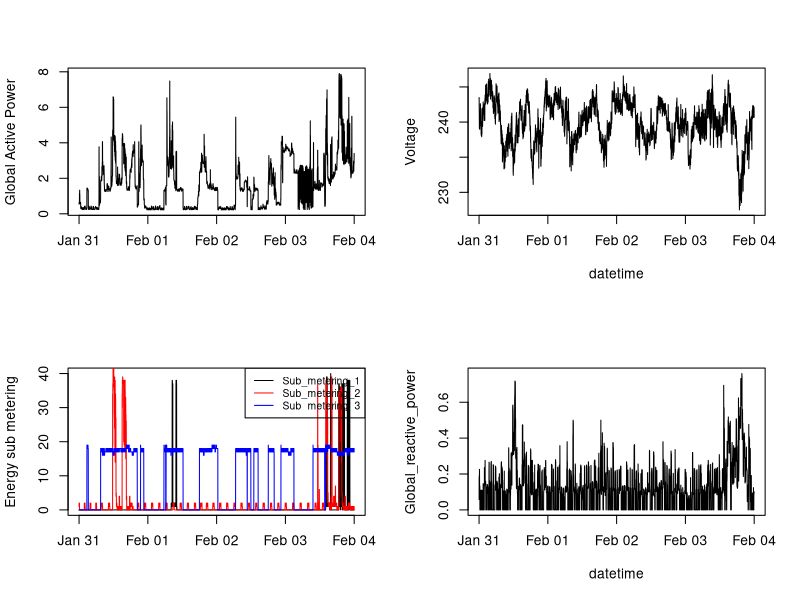

Recreate this plot in R.
colClasses <- c("character", "character", "numeric", "numeric", "numeric", "numeric", "numeric", "numeric", "numeric")
data <- read.csv("./household_power_consumption.txt", header=TRUE, sep=";", colClasses=colClasses)
dates <- paste(data$Date, data$Time)
data$DateTime <- strptime(dates, "%d/%m/%Y %H:%M:%S")
data[c("Date", "Time")] <- list(NULL)

png("plot4.png", width = 480, height = 480, units = "px")
par(bg = "transparent")
par(mfrow=c(2,2))

# Plot 1
plot(data$DateTime, data$Global_active_power, type="l", ylab="Global Active Power", xlab="")

# Plot 2
plot(data$DateTime, data$Voltage, type="l", ylab="Voltage", xlab="datetime")

# Plot 3
plot(data$DateTime, data$Sub_metering_1, type="n", ylab="Energy sub metering", xlab="")
lines(data$DateTime, data$Sub_metering_1, type="l", col="black")
lines(data$DateTime, data$Sub_metering_2, type="l", col="red")
lines(data$DateTime, data$Sub_metering_3, type="l", col="blue")
legend("topright", c("Sub_metering_1", "Sub_metering_2", "Sub_metering_3"), lty=1, col=c("black", "red", "blue"), cex=.75)

# Plot 4
plot(data$DateTime, data$Global_reactive_power, type="l", ylab = "Global_reactive_power", xlab = "datetime")

dev.off()
